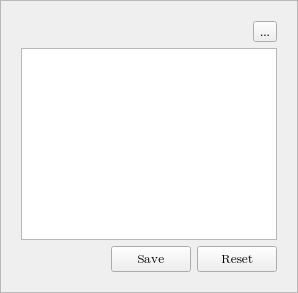
        <widget class="QFrame" name="trtEff_Frame">
         <property name="layoutDirection">
          <enum>Qt::RightToLeft</enum>
         </property>
         <property name="styleSheet">
          <string notr="true">QFrame#trtEff_Frame{
     border: 1px solid #399ee5;
     border-radius： 5px;
     border-left: 3px solid #399ee5;
}</string>
         </property>
         <property name="frameShape">
          <enum>QFrame::StyledPanel</enum>
         </property>
         <property name="frameShadow">
          <enum>QFrame::Raised</enum>
         </property>
         <layout class="QFormLayout" name="formLayout_2">
          <property name="fieldGrowthPolicy">
           <enum>QFormLayout::ExpandingFieldsGrow</enum>
          </property>
          <property name="formAlignment">
           <set>Qt::AlignHCenter|Qt::AlignTop</set>
          </property>
          <property name="leftMargin">
           <number>20</number>
          </property>
          <property name="topMargin">
           <number>20</number>
          </property>
          <property name="rightMargin">
           <number>20</number>
          </property>
          <property name="bottomMargin">
           <number>20</number>
          </property>
          <item row="2" column="0" colspan="2">
           <widget class="QTableWidget" name="effSize_tableWidget">
            <property name="sizePolicy">
             <sizepolicy hsizetype="Minimum" vsizetype="Preferred">
              <horstretch>0</horstretch>
              <verstretch>0</verstretch>
             </sizepolicy>
            </property>
            <property name="font">
             <font>
              <family>Segoe UI Emoji</family>
              <pointsize>10</pointsize>
             </font>
            </property>
            <property name="focusPolicy">
             <enum>Qt::StrongFocus</enum>
            </property>
            <property name="layoutDirection">
             <enum>Qt::LeftToRight</enum>
            </property>
            <property name="styleSheet">
             <string notr="true">QLineEdit{
    min-width: 80px;
    max-width: 1000px;
    padding: 5px 5px 5px 5px;
    border: none;
}</string>
            </property>
            <property name="verticalScrollBarPolicy">
             <enum>Qt::ScrollBarAlwaysOff</enum>
            </property>
            <property name="horizontalScrollBarPolicy">
             <enum>Qt::ScrollBarAsNeeded</enum>
            </property>
            <property name="sizeAdjustPolicy">
             <enum>QAbstractScrollArea::AdjustIgnored</enum>
            </property>
            <property name="verticalScrollMode">
             <enum>QAbstractItemView::ScrollPerItem</enum>
            </property>
            <property name="horizontalScrollMode">
             <enum>QAbstractItemView::ScrollPerItem</enum>
            </property>
           </widget>
          </item>
          <item row="1" column="0">
           <widget class="QToolButton" name="cancelEff_btn">
            <property name="styleSheet">
             <string notr="true">QToolButton:hover{
     background: #cce5f3;
     border: 1px solid #fafbfc;
}
</string>
            </property>
            <property name="text">
             <string>...</string>
            </property>
            <property name="icon">
             <iconset>
              <normaloff>resources/minimize.png</normaloff>resources/minimize.png</iconset>
            </property>
           </widget>
          </item>
          <item row="5" column="1">
           <widget class="QPushButton" name="saveEff_btn">
            <property name="font">
             <font>
              <family>Segoe UI Emoji</family>
              <pointsize>10</pointsize>
              <weight>50</weight>
              <bold>false</bold>
             </font>
            </property>
            <property name="cursor">
             <cursorShape>PointingHandCursor</cursorShape>
            </property>
            <property name="text">
             <string>Save</string>
            </property>
           </widget>
          </item>
          <item row="5" column="0">
           <widget class="QPushButton" name="resetEff_btn">
            <property name="font">
             <font>
              <family>Segoe UI Emoji</family>
              <pointsize>10</pointsize>
              <weight>50</weight>
              <bold>false</bold>
             </font>
            </property>
            <property name="cursor">
             <cursorShape>PointingHandCursor</cursorShape>
            </property>
            <property name="text">
             <string>Reset</string>
            </property>
           </widget>
          </item>
         </layout>
        </widget>
